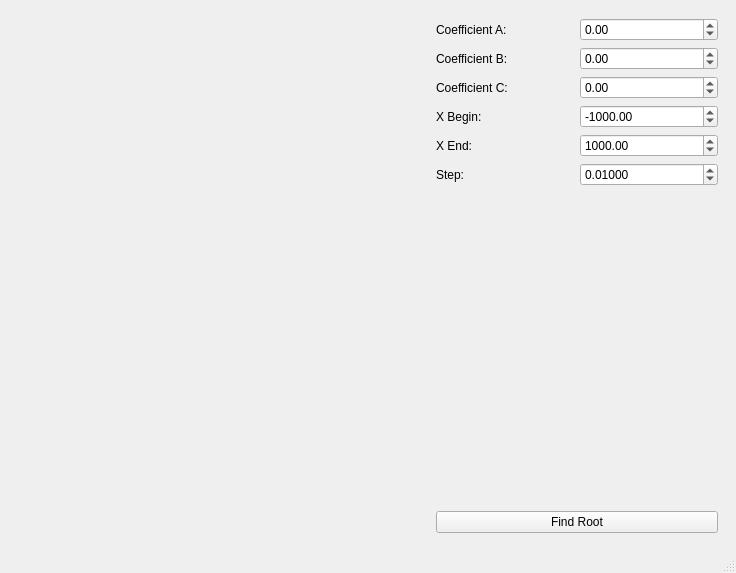
<?xml version="1.0" encoding="UTF-8"?>
<ui version="4.0">
 <class>squorder</class>
 <widget class="QMainWindow" name="squorder">
  <property name="geometry">
   <rect>
    <x>0</x>
    <y>0</y>
    <width>736</width>
    <height>573</height>
   </rect>
  </property>
  <property name="windowTitle">
   <string>squorder</string>
  </property>
  <widget class="QWidget" name="centralwidget">
   <layout class="QHBoxLayout" name="horizontalLayout_8">
    <item>
     <widget class="QCustomPlot" name="PlotWidget" native="true"/>
    </item>
    <item>
     <widget class="QWidget" name="widget" native="true">
      <property name="maximumSize">
       <size>
        <width>300</width>
        <height>16777215</height>
       </size>
      </property>
      <layout class="QVBoxLayout" name="verticalLayout">
       <item>
        <layout class="QHBoxLayout" name="horizontalLayout">
         <item>
          <widget class="QLabel" name="lbl_coef_a">
           <property name="text">
            <string>Coefficient A:</string>
           </property>
          </widget>
         </item>
         <item>
          <widget class="QDoubleSpinBox" name="sb_coef_a">
           <property name="minimum">
            <double>-100000.000000000000000</double>
           </property>
           <property name="maximum">
            <double>100000.000000000000000</double>
           </property>
           <property name="value">
            <double>0.000000000000000</double>
           </property>
          </widget>
         </item>
        </layout>
       </item>
       <item>
        <layout class="QHBoxLayout" name="horizontalLayout_2">
         <item>
          <widget class="QLabel" name="lbl_coef_b">
           <property name="text">
            <string>Coefficient B:</string>
           </property>
          </widget>
         </item>
         <item>
          <widget class="QDoubleSpinBox" name="sb_coef_b">
           <property name="minimum">
            <double>-100000.000000000000000</double>
           </property>
           <property name="maximum">
            <double>100000.000000000000000</double>
           </property>
           <property name="value">
            <double>0.000000000000000</double>
           </property>
          </widget>
         </item>
        </layout>
       </item>
       <item>
        <layout class="QHBoxLayout" name="horizontalLayout_3">
         <item>
          <widget class="QLabel" name="lbl_coef_c">
           <property name="text">
            <string>Coefficient C:</string>
           </property>
          </widget>
         </item>
         <item>
          <widget class="QDoubleSpinBox" name="sb_coef_c">
           <property name="minimum">
            <double>-100000.000000000000000</double>
           </property>
           <property name="maximum">
            <double>100000.000000000000000</double>
           </property>
          </widget>
         </item>
        </layout>
       </item>
       <item>
        <layout class="QHBoxLayout" name="horizontalLayout_5">
         <item>
          <widget class="QLabel" name="lbl_xbegin">
           <property name="text">
            <string>X Begin:</string>
           </property>
          </widget>
         </item>
         <item>
          <widget class="QDoubleSpinBox" name="sb_xbegin">
           <property name="minimum">
            <double>-100000.000000000000000</double>
           </property>
           <property name="maximum">
            <double>100000.000000000000000</double>
           </property>
           <property name="value">
            <double>-1000.000000000000000</double>
           </property>
          </widget>
         </item>
        </layout>
       </item>
       <item>
        <layout class="QHBoxLayout" name="horizontalLayout_6">
         <item>
          <widget class="QLabel" name="lbl_xend">
           <property name="text">
            <string>X End:</string>
           </property>
          </widget>
         </item>
         <item>
          <widget class="QDoubleSpinBox" name="sb_xend">
           <property name="minimum">
            <double>-100000.000000000000000</double>
           </property>
           <property name="maximum">
            <double>100000.000000000000000</double>
           </property>
           <property name="value">
            <double>1000.000000000000000</double>
           </property>
          </widget>
         </item>
        </layout>
       </item>
       <item>
        <layout class="QHBoxLayout" name="horizontalLayout_4">
         <item>
          <widget class="QLabel" name="lbl_step">
           <property name="text">
            <string>Step:</string>
           </property>
          </widget>
         </item>
         <item>
          <widget class="QDoubleSpinBox" name="sb_step">
           <property name="decimals">
            <number>5</number>
           </property>
           <property name="value">
            <double>0.010000000000000</double>
           </property>
          </widget>
         </item>
        </layout>
       </item>
       <item>
        <spacer name="verticalSpacer">
         <property name="orientation">
          <enum>Qt::Vertical</enum>
         </property>
         <property name="sizeHint" stdset="0">
          <size>
           <width>20</width>
           <height>40</height>
          </size>
         </property>
        </spacer>
       </item>
       <item>
        <widget class="QLabel" name="lbl_roots">
         <property name="text">
          <string/>
         </property>
        </widget>
       </item>
       <item>
        <widget class="QPushButton" name="btn_find_root">
         <property name="text">
          <string>Find Root</string>
         </property>
        </widget>
       </item>
      </layout>
     </widget>
    </item>
   </layout>
  </widget>
  <widget class="QMenuBar" name="menubar">
   <property name="geometry">
    <rect>
     <x>0</x>
     <y>0</y>
     <width>736</width>
     <height>21</height>
    </rect>
   </property>
  </widget>
  <widget class="QStatusBar" name="statusbar"/>
 </widget>
 <customwidgets>
  <customwidget>
   <class>QCustomPlot</class>
   <extends>QWidget</extends>
   <header>qcustomplot.h</header>
   <container>1</container>
  </customwidget>
 </customwidgets>
 <resources/>
 <connections/>
</ui>
